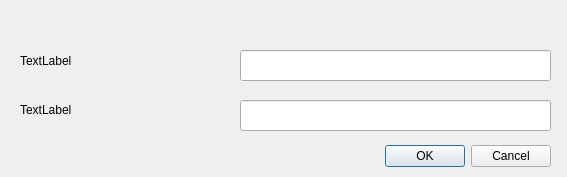
<?xml version="1.0" encoding="UTF-8"?>
<ui version="4.0">
 <class>TreeRenameCreateDlg</class>
 <widget class="QDialog" name="TreeRenameCreateDlg">
  <property name="geometry">
   <rect>
    <x>0</x>
    <y>0</y>
    <width>567</width>
    <height>177</height>
   </rect>
  </property>
  <property name="windowTitle">
   <string>Dialog</string>
  </property>
  <widget class="QDialogButtonBox" name="buttonBox">
   <property name="geometry">
    <rect>
     <x>210</x>
     <y>140</y>
     <width>341</width>
     <height>32</height>
    </rect>
   </property>
   <property name="orientation">
    <enum>Qt::Horizontal</enum>
   </property>
   <property name="standardButtons">
    <set>QDialogButtonBox::Cancel|QDialogButtonBox::Ok</set>
   </property>
  </widget>
  <widget class="QLabel" name="TreeNameLbl">
   <property name="geometry">
    <rect>
     <x>20</x>
     <y>50</y>
     <width>211</width>
     <height>21</height>
    </rect>
   </property>
   <property name="text">
    <string>TextLabel</string>
   </property>
  </widget>
  <widget class="QLabel" name="RootNodeLbl">
   <property name="geometry">
    <rect>
     <x>20</x>
     <y>100</y>
     <width>211</width>
     <height>20</height>
    </rect>
   </property>
   <property name="text">
    <string>TextLabel</string>
   </property>
  </widget>
  <widget class="QLineEdit" name="TreeNameFld">
   <property name="geometry">
    <rect>
     <x>240</x>
     <y>50</y>
     <width>311</width>
     <height>31</height>
    </rect>
   </property>
  </widget>
  <widget class="QLineEdit" name="RootNodeFld">
   <property name="geometry">
    <rect>
     <x>240</x>
     <y>100</y>
     <width>311</width>
     <height>31</height>
    </rect>
   </property>
  </widget>
 </widget>
 <tabstops>
  <tabstop>TreeNameFld</tabstop>
  <tabstop>RootNodeFld</tabstop>
  <tabstop>buttonBox</tabstop>
 </tabstops>
 <resources/>
 <connections>
  <connection>
   <sender>buttonBox</sender>
   <signal>accepted()</signal>
   <receiver>TreeRenameCreateDlg</receiver>
   <slot>accept()</slot>
   <hints>
    <hint type="sourcelabel">
     <x>248</x>
     <y>254</y>
    </hint>
    <hint type="destinationlabel">
     <x>157</x>
     <y>274</y>
    </hint>
   </hints>
  </connection>
  <connection>
   <sender>buttonBox</sender>
   <signal>rejected()</signal>
   <receiver>TreeRenameCreateDlg</receiver>
   <slot>reject()</slot>
   <hints>
    <hint type="sourcelabel">
     <x>316</x>
     <y>260</y>
    </hint>
    <hint type="destinationlabel">
     <x>286</x>
     <y>274</y>
    </hint>
   </hints>
  </connection>
 </connections>
</ui>
